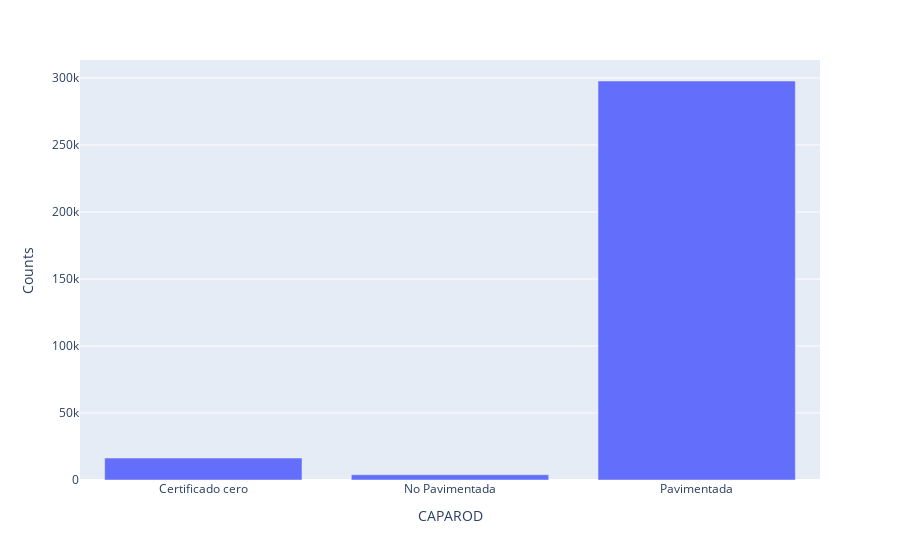

Notebook source saved alongside this figure:
### Markdown cell above
### ¿Qué tipo de calles o carreteras son más propensas a tener accidentes?

### Code cell
# Bar Plot
items, counts = np.unique(atus_transformed["CAPAROD"], return_counts = True) 
pd.DataFrame({"CAPAROD": items, "Counts": counts}).plot.bar(x = "CAPAROD", y = "Counts")

### Figure 1 — Plotly figure (JSON) as saved in the notebook; plotly's stock layout.template omitted (floating-point values rounded to 4 significant figures)
{"data": [{"alignmentgroup": "True", "hovertemplate": "CAPAROD=%{x}<br>Counts=%{y}<extra></extra>", "legendgroup": "", "marker": {"color": "#636efa", "pattern": {"shape": ""}}, "name": "", "offsetgroup": "", "orientation": "v", "showlegend": false, "textposition": "auto", "type": "bar", "x": ["Certificado cero", "No Pavimentada", "Pavimentada"], "xaxis": "x", "y": [16368, 3950, 297728], "yaxis": "y"}], "layout": {"barmode": "relative", "legend": {"tracegroupgap": 0}, "margin": {"t": 60}, "xaxis": {"anchor": "y", "domain": [0, 1], "title": {"text": "CAPAROD"}}, "yaxis": {"anchor": "x", "domain": [0, 1], "title": {"text": "Counts"}}}}
